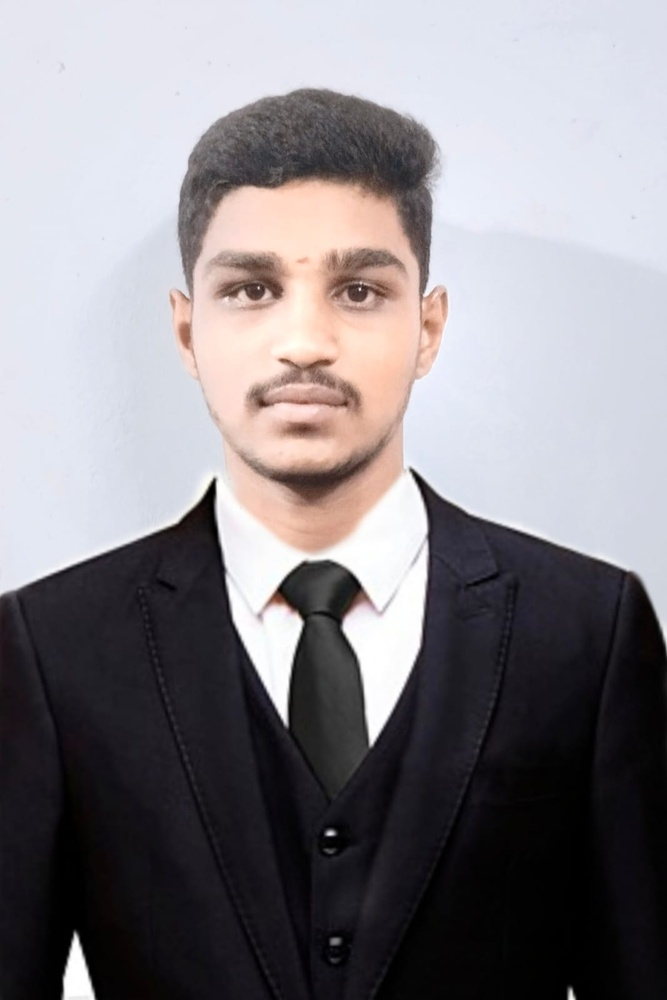
#> input picture photo.jpg, 667 x 1000 px, shrunk from 1067 x 1600 before the run
$ jupyter execute Ex8.ipynb
#> lines starting #> are read from the running program, lines starting #| are printed output that depends on the picture; after the words box and inside, x2 and y2 are one past the last pixel; in counts of white or black regions, pixels touching at a corner belong together
## THRESHOLDING
## NAVINKUMAR  V
## 212223230141

[cell 1]
import cv2
import numpy as np
import matplotlib.pyplot as plt

[cell 2]
# Step 2: Read the image and convert to grayscale
image = cv2.imread('photo.jpg')  # Replace with your image file path
#> image is the input picture: shape (1000, 667, 3); mean B, G, R 135.3, 130.8, 134.5
gray_image = cv2.cvtColor(image, cv2.COLOR_BGR2GRAY)  # Convert to grayscale
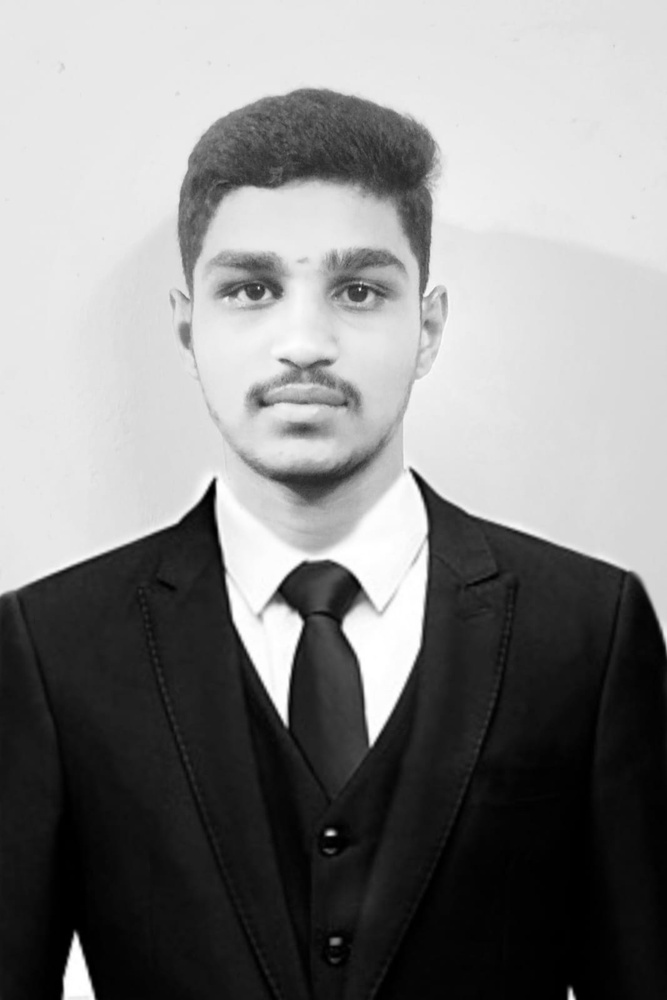
#> gray_image: shape (1000, 667); min 0, max 255, mean 132.4

[cell 3]
# Original Image
plt.subplot(2, 2, 1)
plt.imshow(cv2.cvtColor(image, cv2.COLOR_BGR2RGB))  # Convert from BGR to RGB for display
plt.title("Original Image")
plt.axis('off')

[cell 4]
# Step 3: Use Global Thresholding to segment the image
# Apply global thresholding with a threshold value of 127
_, global_thresholded = cv2.threshold(gray_image, 101, 255, cv2.THRESH_BINARY)
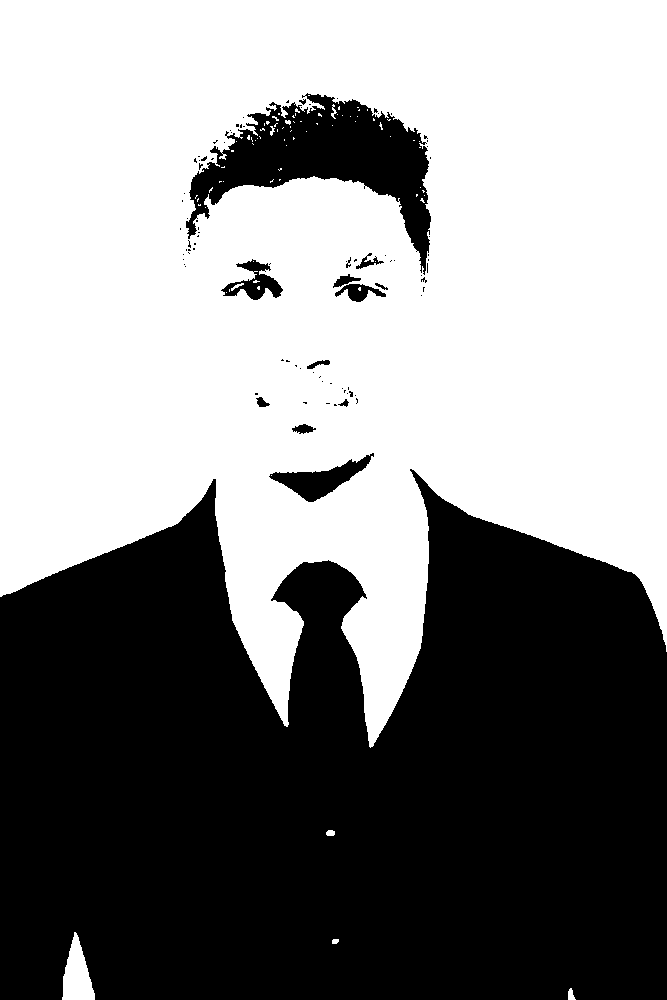
#> global_thresholded: shape (1000, 667); 54.7% white; 90 black regions (76 under 20 px), largest, box (x1, y1, x2, y2) and area: (0, 469, 667, 1000) 280546, (186, 93, 431, 275) 17015, (269, 453, 374, 502) 1849

[cell 5]
# Step 4: Use Adaptive Thresholding to segment the image
# Apply adaptive thresholding using Gaussian method
adaptive_thresholded = cv2.adaptiveThreshold(gray_image, 255, cv2.ADAPTIVE_THRESH_GAUSSIAN_C, cv2.THRESH_BINARY, 15, 3)
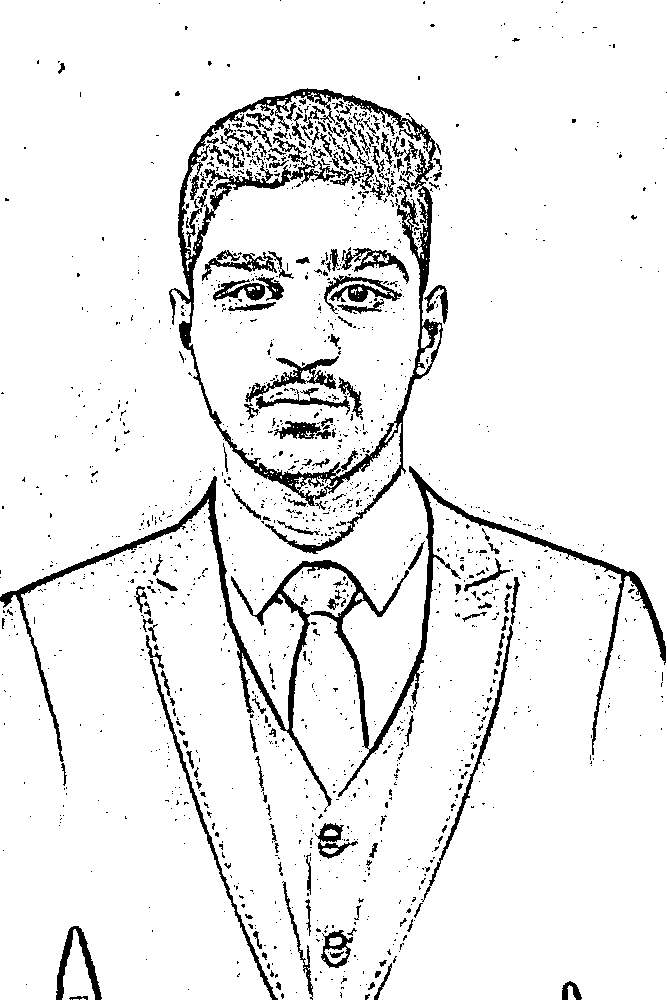
#> adaptive_thresholded: shape (1000, 667); 92.6% white; 1499 black regions (1328 under 20 px), largest, box (x1, y1, x2, y2) and area: (0, 466, 666, 812) 12132, (169, 88, 443, 554) 11206, (150, 659, 278, 1000) 1319

[cell 6]
# Step 5: Use Otsu's method to segment the image
# Apply Otsu's method for optimal thresholding
_, otsu_thresholded = cv2.threshold(gray_image, 1, 255, cv2.THRESH_BINARY + cv2.THRESH_OTSU)
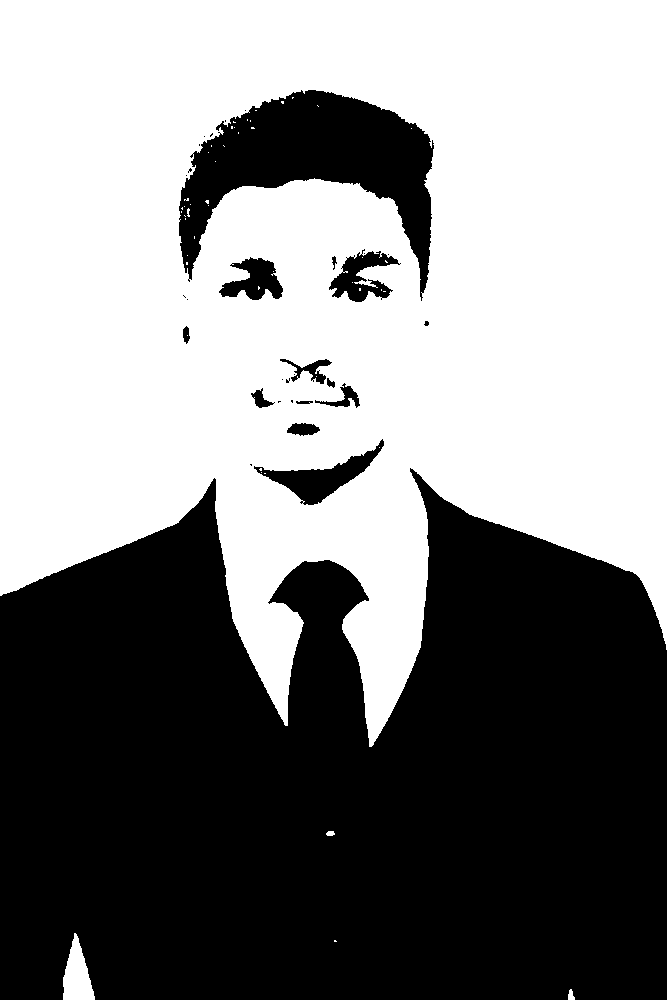
#> otsu_thresholded: shape (1000, 667); 53.3% white; 31 black regions (18 under 20 px), largest, box (x1, y1, x2, y2) and area: (0, 468, 667, 1000) 281384, (179, 90, 434, 301) 22504, (254, 439, 384, 505) 2517

[cell 7]
# Global Thresholding
plt.subplot(2, 2, 2)
plt.imshow(global_thresholded, cmap='gray')
plt.title("Global Thresholding")
plt.axis('off')

# Adaptive Thresholding
plt.subplot(2, 2, 3)
plt.imshow(adaptive_thresholded, cmap='gray')
plt.title("Adaptive Thresholding")
plt.axis('off')

# Otsu's Method
plt.subplot(2, 2, 4)
plt.imshow(otsu_thresholded, cmap='gray')
plt.title("Otsu's Method")
plt.axis('off')

# Show the plot
plt.tight_layout()
plt.show()

$ run again, with image.png saved as photo.jpg
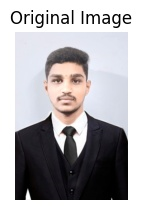
#> input picture image.png, 142 x 210 px
#> image is the input picture: shape (210, 142, 3); mean B, G, R 174.4, 171.5, 173.9
#> `_, global_thresholded = cv2.threshold(gray_image, 101, 255, cv2.THRESH..`:
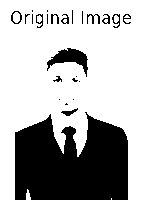
#> global_thresholded: shape (210, 142); 69.9% white; 25 black regions (13 under 20 px), largest, box (x1, y1, x2, y2) and area: (15, 112, 128, 200) 7954, (47, 48, 88, 77) 488, (61, 108, 78, 116) 57
#> adaptive_thresholded: shape (210, 142); 78.4% white; 72 black regions (48 under 20 px), largest, box (x1, y1, x2, y2) and area: (15, 110, 128, 200) 3267, (15, 32, 128, 130) 1063, (43, 47, 91, 117) 867
#> `_, otsu_thresholded = cv2.threshold(gray_image, 1, 255, cv2.THRESH_BIN..`:
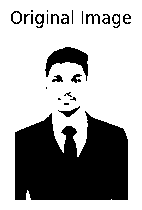
#> otsu_thresholded: shape (210, 142); 68.5% white; 25 black regions (10 under 20 px), largest, box (x1, y1, x2, y2) and area: (15, 111, 128, 200) 8023, (45, 47, 88, 81) 647, (58, 106, 80, 117) 79
